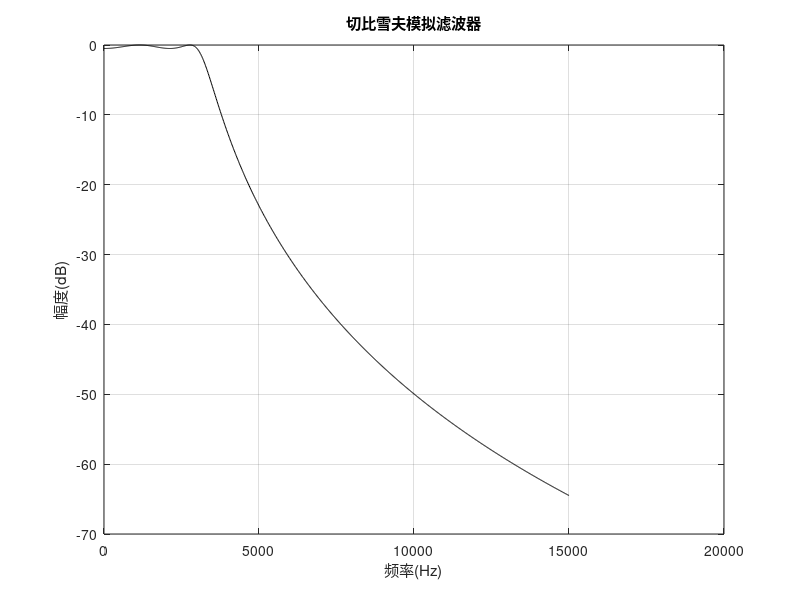

This chart was generated by the following MATLAB code:
wp=3000*2*pi;
ws=12000*2*pi;
Rp=0.5;
Rs=50;
[N,Wn]=cheb1ord(wp,ws,Rp,Rs,'s');
[b,a]=cheby1(N,Rp,Wn,'low','s');
w=linspace(1,15000,1000)*2*pi;
H=freqs(b,a,w);
magH=abs(H);
phaH=unwrap(angle(H));
plot(w/(2*pi), 20*log10(magH),'k');
xlabel('频率(Hz)');
ylabel('幅度(dB)');
title('切比雪夫模拟滤波器')
grid on